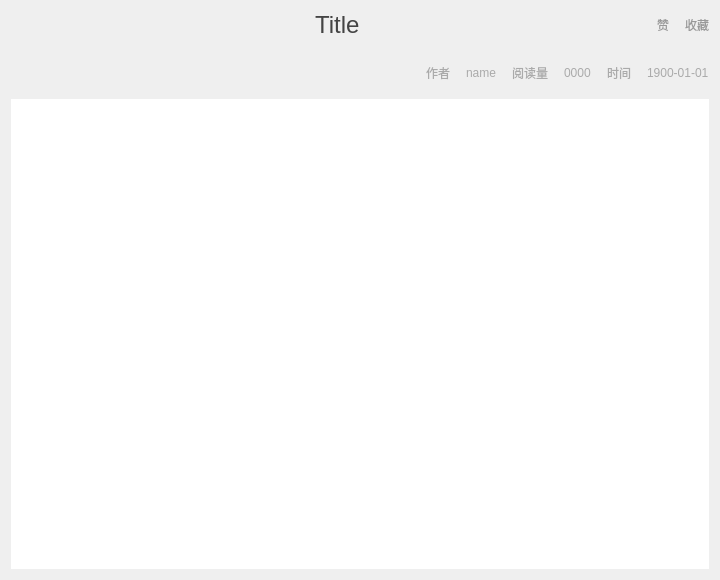
<?xml version="1.0" encoding="UTF-8"?>
<ui version="4.0">
 <class>ArticalArea</class>
 <widget class="QWidget" name="ArticalArea">
  <property name="geometry">
   <rect>
    <x>0</x>
    <y>0</y>
    <width>720</width>
    <height>580</height>
   </rect>
  </property>
  <property name="maximumSize">
   <size>
    <width>1200</width>
    <height>16777215</height>
   </size>
  </property>
  <property name="windowTitle">
   <string>Form</string>
  </property>
  <layout class="QVBoxLayout" name="verticalLayout">
   <item>
    <widget class="QWidget" name="widget" native="true">
     <property name="styleSheet">
      <string notr="true">QPushButton{
	border:0px;
color:#999;
}
QLabel{
	color:#aaa;
}

</string>
     </property>
     <layout class="QVBoxLayout" name="verticalLayout_2">
      <property name="spacing">
       <number>16</number>
      </property>
      <property name="leftMargin">
       <number>0</number>
      </property>
      <property name="topMargin">
       <number>0</number>
      </property>
      <property name="rightMargin">
       <number>0</number>
      </property>
      <property name="bottomMargin">
       <number>0</number>
      </property>
      <item>
       <layout class="QHBoxLayout" name="horizontalLayout">
        <item>
         <widget class="QLabel" name="label_8">
          <property name="text">
           <string/>
          </property>
         </widget>
        </item>
        <item>
         <spacer name="horizontalSpacer_2">
          <property name="orientation">
           <enum>Qt::Horizontal</enum>
          </property>
          <property name="sizeHint" stdset="0">
           <size>
            <width>40</width>
            <height>20</height>
           </size>
          </property>
         </spacer>
        </item>
        <item alignment="Qt::AlignHCenter">
         <widget class="QLabel" name="titleLab">
          <property name="styleSheet">
           <string notr="true">font-size:24px;color:#444;</string>
          </property>
          <property name="text">
           <string>Title</string>
          </property>
         </widget>
        </item>
        <item>
         <spacer name="horizontalSpacer_3">
          <property name="orientation">
           <enum>Qt::Horizontal</enum>
          </property>
          <property name="sizeHint" stdset="0">
           <size>
            <width>40</width>
            <height>20</height>
           </size>
          </property>
         </spacer>
        </item>
        <item>
         <widget class="QPushButton" name="supportBtn">
          <property name="text">
           <string>赞</string>
          </property>
         </widget>
        </item>
        <item>
         <widget class="QPushButton" name="collectBtn">
          <property name="text">
           <string>收藏</string>
          </property>
         </widget>
        </item>
       </layout>
      </item>
      <item>
       <layout class="QHBoxLayout" name="horizontalLayout_2">
        <property name="topMargin">
         <number>8</number>
        </property>
        <property name="bottomMargin">
         <number>0</number>
        </property>
        <item>
         <spacer name="horizontalSpacer">
          <property name="orientation">
           <enum>Qt::Horizontal</enum>
          </property>
          <property name="sizeHint" stdset="0">
           <size>
            <width>40</width>
            <height>20</height>
           </size>
          </property>
         </spacer>
        </item>
        <item>
         <widget class="QLabel" name="writer">
          <property name="text">
           <string>作者</string>
          </property>
         </widget>
        </item>
        <item>
         <widget class="QLabel" name="writerLab">
          <property name="text">
           <string>name</string>
          </property>
         </widget>
        </item>
        <item>
         <widget class="QLabel" name="label_5">
          <property name="text">
           <string>阅读量</string>
          </property>
         </widget>
        </item>
        <item>
         <widget class="QLabel" name="readCountLab">
          <property name="text">
           <string>0000</string>
          </property>
         </widget>
        </item>
        <item>
         <widget class="QLabel" name="date">
          <property name="text">
           <string>时间</string>
          </property>
         </widget>
        </item>
        <item>
         <widget class="QLabel" name="dateLab">
          <property name="text">
           <string>1900-01-01</string>
          </property>
         </widget>
        </item>
       </layout>
      </item>
      <item>
       <widget class="QTextEdit" name="content">
        <property name="enabled">
         <bool>true</bool>
        </property>
        <property name="sizePolicy">
         <sizepolicy hsizetype="Expanding" vsizetype="Expanding">
          <horstretch>0</horstretch>
          <verstretch>0</verstretch>
         </sizepolicy>
        </property>
        <property name="styleSheet">
         <string notr="true">border:none</string>
        </property>
        <property name="frameShadow">
         <enum>QFrame::Sunken</enum>
        </property>
        <property name="readOnly">
         <bool>true</bool>
        </property>
       </widget>
      </item>
     </layout>
    </widget>
   </item>
  </layout>
 </widget>
 <resources/>
 <connections/>
</ui>
